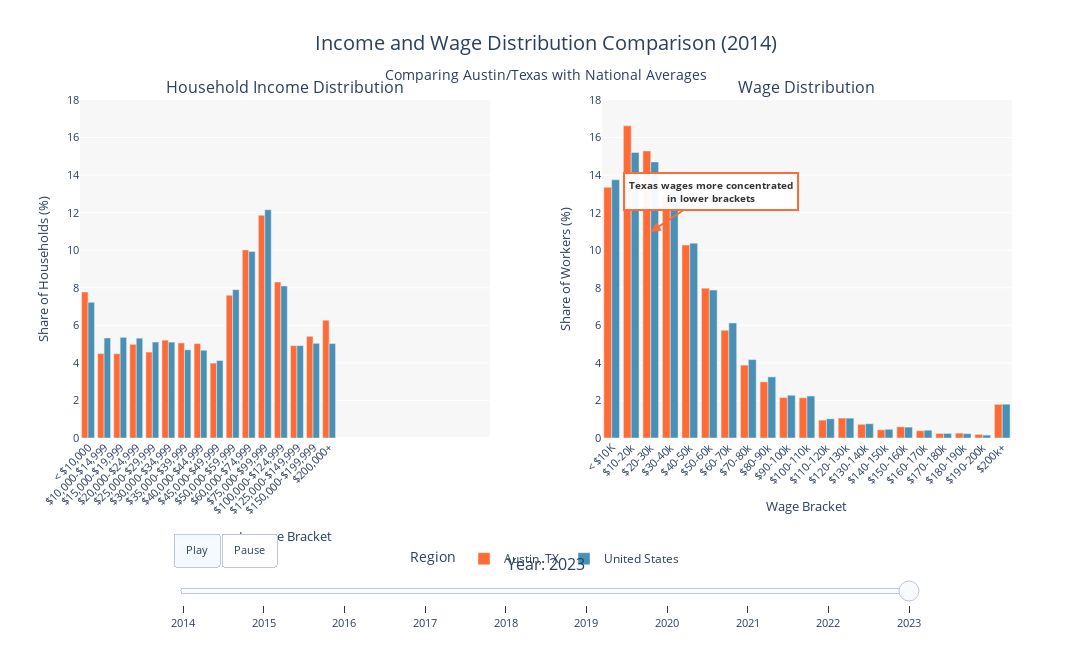

Write notebook code for a chart like this one.
### Code cell
# Create an interactive version with year slider
def create_interactive_comparison_with_slider():
    """
    Create an interactive visualization with a year slider that updates both panels
    """
    
    # Get all available years (common to both datasets)
    years = sorted(list(set(income_austin['Year'].unique()) & set(wage_texas['Year'].unique())))
    
    # Create initial figure for first year
    initial_year = years[0]
    
    # Initialize the figure structure
    fig = make_subplots(
        rows=1, cols=2,
        subplot_titles=('Household Income Distribution', 'Wage Distribution'),
        horizontal_spacing=0.12
    )
    
    # Define colors
    color_austin_texas = '#FF6B35'  # Warm orange
    color_us = '#4A90B5'  # Cool gray-blue
    
    # Create frames for animation/slider
    frames = []
    
    for year in years:
        # Filter data for this year
        income_austin_year = income_austin[income_austin['Year'] == year].sort_values('Household Income Bucket ID')
        income_us_year = income_us[income_us['Year'] == year].sort_values('Household Income Bucket ID')
        wage_texas_year = wage_texas[wage_texas['Year'] == year].sort_values('Wage Bin ID')
        wage_us_year = wage_us[wage_us['Year'] == year].sort_values('Wage Bin ID')
        
        frame_data = [
            # Income - Austin
            go.Bar(
                x=income_austin_year['Household Income Bucket'],
                y=income_austin_year['share'] * 100,
                name='Austin, TX',
                marker_color=color_austin_texas,
                hovertemplate='<b>%{x}</b><br>Austin: %{y:.2f}%<br><extra></extra>',
                legendgroup='region1',
                showlegend=True,
                xaxis='x',
                yaxis='y'
            ),
            # Income - US
            go.Bar(
                x=income_us_year['Household Income Bucket'],
                y=income_us_year['share'] * 100,
                name='United States',
                marker_color=color_us,
                hovertemplate='<b>%{x}</b><br>U.S.: %{y:.2f}%<br><extra></extra>',
                legendgroup='region2',
                showlegend=True,
                xaxis='x',
                yaxis='y'
            ),
            # Wage - Texas
            go.Bar(
                x=wage_texas_year['Wage Bin'],
                y=wage_texas_year['share'] * 100,
                name='Texas',
                marker_color=color_austin_texas,
                hovertemplate='<b>%{x}</b><br>Texas: %{y:.2f}%<br><extra></extra>',
                legendgroup='region1',
                showlegend=False,
                xaxis='x2',
                yaxis='y2'
            ),
            # Wage - US
            go.Bar(
                x=wage_us_year['Wage Bin'],
                y=wage_us_year['share'] * 100,
                name='United States',
                marker_color=color_us,
                hovertemplate='<b>%{x}</b><br>U.S.: %{y:.2f}%<br><extra></extra>',
                legendgroup='region2',
                showlegend=False,
                xaxis='x2',
                yaxis='y2'
            )
        ]
        
        frames.append(go.Frame(
            data=frame_data,
            name=str(year),
            layout=go.Layout(
                title_text=f'Income and Wage Distribution Comparison ({year})<br>' +
                          '<sub>Comparing Austin/Texas with National Averages</sub>'
            )
        ))
    
    # Add initial data (first year)
    income_austin_init = income_austin[income_austin['Year'] == initial_year].sort_values('Household Income Bucket ID')
    income_us_init = income_us[income_us['Year'] == initial_year].sort_values('Household Income Bucket ID')
    wage_texas_init = wage_texas[wage_texas['Year'] == initial_year].sort_values('Wage Bin ID')
    wage_us_init = wage_us[wage_us['Year'] == initial_year].sort_values('Wage Bin ID')
    
    fig.add_trace(
        go.Bar(
            x=income_austin_init['Household Income Bucket'],
            y=income_austin_init['share'] * 100,
            name='Austin, TX',
            marker_color=color_austin_texas,
            hovertemplate='<b>%{x}</b><br>Austin: %{y:.2f}%<br><extra></extra>',
            legendgroup='region1'
        ),
        row=1, col=1
    )
    
    fig.add_trace(
        go.Bar(
            x=income_us_init['Household Income Bucket'],
            y=income_us_init['share'] * 100,
            name='United States',
            marker_color=color_us,
            hovertemplate='<b>%{x}</b><br>U.S.: %{y:.2f}%<br><extra></extra>',
            legendgroup='region2'
        ),
        row=1, col=1
    )
    
    fig.add_trace(
        go.Bar(
            x=wage_texas_init['Wage Bin'],
            y=wage_texas_init['share'] * 100,
            name='Texas',
            marker_color=color_austin_texas,
            hovertemplate='<b>%{x}</b><br>Texas: %{y:.2f}%<br><extra></extra>',
            legendgroup='region1',
            showlegend=False
        ),
        row=1, col=2
    )
    
    fig.add_trace(
        go.Bar(
            x=wage_us_init['Wage Bin'],
            y=wage_us_init['share'] * 100,
            name='United States',
            marker_color=color_us,
            hovertemplate='<b>%{x}</b><br>U.S.: %{y:.2f}%<br><extra></extra>',
            legendgroup='region2',
            showlegend=False
        ),
        row=1, col=2
    )
    
    # Add frames to figure
    fig.frames = frames
    
    # Update x-axes
    fig.update_xaxes(title_text="Income Bracket", row=1, col=1, tickangle=-45)
    fig.update_xaxes(title_text="Wage Bracket", row=1, col=2, tickangle=-45)
    
    # Update y-axes
    fig.update_yaxes(title_text="Share of Households (%)", row=1, col=1, range=[0, 18])
    fig.update_yaxes(title_text="Share of Workers (%)", row=1, col=2, range=[0, 18])
    
    # Create slider steps
    sliders = [dict(
        active=len(years) - 1,  # Start at most recent year
        yanchor="top",
        y=-0.3,
        xanchor="left",
        x=0.1,
        currentvalue=dict(
            prefix="Year: ",
            visible=True,
            xanchor="center",
            font=dict(size=16)
        ),
        pad=dict(b=10, t=10),
        len=0.8,
        transition=dict(duration=300),
        steps=[
            dict(
                args=[
                    [str(year)],
                    dict(
                        frame=dict(duration=300, redraw=True),
                        mode="immediate",
                        transition=dict(duration=300)
                    )
                ],
                method="animate",
                label=str(year)
            )
            for year in years
        ]
    )]
    
    # Update layout
    fig.update_layout(
        title={
            'text': f'Income and Wage Distribution Comparison ({initial_year})<br>' +
                   '<sub>Comparing Austin/Texas with National Averages</sub>',
            'x': 0.5,
            'xanchor': 'center',
            'font': {'size': 20}
        },
        barmode='group',
        height=650,
        width=1600,
        showlegend=True,
        legend=dict(
            title=dict(text='Region'),
            orientation='h',
            yanchor='bottom',
            y=-0.4,
            xanchor='center',
            x=0.5,
            font=dict(size=12)
        ),
        sliders=sliders,
        font=dict(size=11),
        hovermode='x unified',
        paper_bgcolor='white',
        plot_bgcolor='rgba(240, 240, 240, 0.5)',
        updatemenus=[
            dict(
                type="buttons",
                direction="left",
                x=0.1,
                y=-0.25,
                xanchor="left",
                yanchor="top",
                pad=dict(r=10, t=10),
                buttons=[
                    dict(
                        label="Play",
                        method="animate",
                        args=[None, dict(
                            frame=dict(duration=500, redraw=True),
                            fromcurrent=True,
                            mode="immediate",
                            transition=dict(duration=300)
                        )]
                    ),
                    dict(
                        label="Pause",
                        method="animate",
                        args=[[None], dict(
                            frame=dict(duration=0, redraw=False),
                            mode="immediate",
                            transition=dict(duration=0)
                        )]
                    )
                ]
            )
        ]
    )
    
    # Add annotations for key insights (will be visible for initial year)
    # These annotations highlight the key story
    last_year_data = years[-1]
    income_austin_last = income_austin[income_austin['Year'] == last_year_data].sort_values('Household Income Bucket ID')
    wage_texas_last = wage_texas[wage_texas['Year'] == last_year_data].sort_values('Wage Bin ID')
    
    fig.add_annotation(
        text="<b>Austin's higher $200k+ share<br>reflects wealth concentration</b>",
        xref="x", yref="y",
        x=15, y=income_austin_last[income_austin_last['Household Income Bucket ID'] == 15]['share'].values[0] * 100 + 1.5,
        showarrow=True,
        arrowhead=2,
        arrowsize=1,
        arrowwidth=2,
        arrowcolor="#FF6B35",
        ax=80,
        ay=-50,
        bordercolor="#FF6B35",
        borderwidth=2,
        borderpad=4,
        bgcolor="rgba(255, 255, 255, 0.95)",
        font=dict(size=10, color="#333333"),
        row=1, col=1
    )
    
    fig.add_annotation(
        text="<b>Texas wages more concentrated<br>in lower brackets</b>",
        xref="x2", yref="y2",
        x=2, y=wage_texas_last[wage_texas_last['Wage Bin ID'] == 2]['share'].values[0] * 100 + 1,
        showarrow=True,
        arrowhead=2,
        arrowsize=1,
        arrowwidth=2,
        arrowcolor="#FF6B35",
        ax=60,
        ay=-40,
        bordercolor="#FF6B35",
        borderwidth=2,
        borderpad=4,
        bgcolor="rgba(255, 255, 255, 0.95)",
        font=dict(size=10, color="#333333"),
        row=1, col=2
    )
    
    return fig

# Create the interactive visualization with slider
fig_interactive = create_interactive_comparison_with_slider()
fig_interactive.show()

### Figure 1 — Plotly figure (JSON) as saved in the notebook; plotly's stock layout.template omitted (floating-point values rounded to 4 significant figures)
{"data": [{"hovertemplate": "<b>%{x}</b><br>Austin: %{y:.2f}%<br><extra></extra>", "legendgroup": "region1", "marker": {"color": "#FF6B35"}, "name": "Austin, TX", "type": "bar", "x": ["< $10,000", "$10,000-$14,999", "$15,000-$19,999", "$20,000-$24,999", "$25,000-$29,999", "$30,000-$34,999", "$35,000-$39,999", "$40,000-$44,999", "$45,000-$49,999", "$50,000-$59,999", "$60,000-$74,999", "$75,000-$99,999", "$100,000-$124,999", "$125,000-$149,999", "$150,000-$199,999", "$200,000+"], "xaxis": "x", "y": [7.775, 4.499, 4.488, 4.988, 4.576, 5.212, 5.063, 5.028, 3.987, 7.601, 10.02, 11.86, 8.303, 4.919, 5.413, 6.272], "yaxis": "y"}, {"hovertemplate": "<b>%{x}</b><br>U.S.: %{y:.2f}%<br><extra></extra>", "legendgroup": "region2", "marker": {"color": "#4A90B5"}, "name": "United States", "type": "bar", "x": ["< $10,000", "$10,000-$14,999", "$15,000-$19,999", "$20,000-$24,999", "$25,000-$29,999", "$30,000-$34,999", "$35,000-$39,999", "$40,000-$44,999", "$45,000-$49,999", "$50,000-$59,999", "$60,000-$74,999", "$75,000-$99,999", "$100,000-$124,999", "$125,000-$149,999", "$150,000-$199,999", "$200,000+"], "xaxis": "x", "y": [7.224, 5.326, 5.357, 5.315, 5.109, 5.106, 4.696, 4.674, 4.124, 7.899, 9.93, 12.15, 8.097, 4.917, 5.041, 5.03], "yaxis": "y"}, {"hovertemplate": "<b>%{x}</b><br>Texas: %{y:.2f}%<br><extra></extra>", "legendgroup": "region1", "marker": {"color": "#FF6B35"}, "name": "Texas", "showlegend": false, "type": "bar", "x": ["< $10K", "$10-20k", "$20-30k", "$30-40k", "$40-50k", "$50-60k", "$60-70k", "$70-80k", "$80-90k", "$90-100k", "$100-110k", "$110-120k", "$120-130k", "$130-140k", "$140-150k", "$150-160k", "$160-170k", "$170-180k", "$180-190k", "$190-200k", "$200k+"], "xaxis": "x2", "y": [13.35, 16.62, 15.28, 12.94, 10.28, 7.981, 5.737, 3.881, 2.991, 2.152, 2.141, 0.9513, 1.062, 0.7273, 0.4343, 0.5968, 0.3868, 0.2406, 0.2609, 0.1887, 1.792], "yaxis": "y2"}, {"hovertemplate": "<b>%{x}</b><br>U.S.: %{y:.2f}%<br><extra></extra>", "legendgroup": "region2", "marker": {"color": "#4A90B5"}, "name": "United States", "showlegend": false, "type": "bar", "x": ["< $10K", "$10-20k", "$20-30k", "$30-40k", "$40-50k", "$50-60k", "$60-70k", "$70-80k", "$80-90k", "$90-100k", "$100-110k", "$110-120k", "$120-130k", "$130-140k", "$140-150k", "$150-160k", "$160-170k", "$170-180k", "$180-190k", "$190-200k", "$200k+"], "xaxis": "x2", "y": [13.75, 15.21, 14.7, 13.31, 10.38, 7.877, 6.124, 4.175, 3.254, 2.276, 2.235, 1.022, 1.055, 0.7593, 0.4633, 0.579, 0.4145, 0.2414, 0.2318, 0.1545, 1.801], "yaxis": "y2"}], "layout": {"annotations": [{"font": {"size": 16}, "showarrow": false, "text": "Household Income Distribution", "x": 0.22, "xanchor": "center", "xref": "paper", "y": 1, "yanchor": "bottom", "yref": "paper"}, {"font": {"size": 16}, "showarrow": false, "text": "Wage Distribution", "x": 0.78, "xanchor": "center", "xref": "paper", "y": 1, "yanchor": "bottom", "yref": "paper"}, {"arrowcolor": "#FF6B35", "arrowhead": 2, "arrowsize": 1, "arrowwidth": 2, "ax": 80, "ay": -50, "bgcolor": "rgba(255, 255, 255, 0.95)", "bordercolor": "#FF6B35", "borderpad": 4, "borderwidth": 2, "font": {"color": "#333333", "size": 10}, "showarrow": true, "text": "<b>Austin's higher $200k+ share<br>reflects wealth concentration</b>", "x": 15, "xref": "x", "y": 18.88, "yref": "y"}, {"arrowcolor": "#FF6B35", "arrowhead": 2, "arrowsize": 1, "arrowwidth": 2, "ax": 60, "ay": -40, "bgcolor": "rgba(255, 255, 255, 0.95)", "bordercolor": "#FF6B35", "borderpad": 4, "borderwidth": 2, "font": {"color": "#333333", "size": 10}, "showarrow": true, "text": "<b>Texas wages more concentrated<br>in lower brackets</b>", "x": 2, "xref": "x2", "y": 10.97, "yref": "y2"}], "barmode": "group", "font": {"size": 11}, "height": 650, "hovermode": "x unified", "legend": {"font": {"size": 12}, "orientation": "h", "title": {"text": "Region"}, "x": 0.5, "xanchor": "center", "y": -0.4, "yanchor": "bottom"}, "paper_bgcolor": "white", "plot_bgcolor": "rgba(240, 240, 240, 0.5)", "showlegend": true, "sliders": [{"active": 9, "currentvalue": {"font": {"size": 16}, "prefix": "Year: ", "visible": true, "xanchor": "center"}, "len": 0.8, "pad": {"b": 10, "t": 10}, "steps": [{"args": [["2014"], {"frame": {"duration": 300, "redraw": true}, "mode": "immediate", "transition": {"duration": 300}}], "label": "2014", "method": "animate"}, {"args": [["2015"], {"frame": {"duration": 300, "redraw": true}, "mode": "immediate", "transition": {"duration": 300}}], "label": "2015", "method": "animate"}, {"args": [["2016"], {"frame": {"duration": 300, "redraw": true}, "mode": "immediate", "transition": {"duration": 300}}], "label": "2016", "method": "animate"}, {"args": [["2017"], {"frame": {"duration": 300, "redraw": true}, "mode": "immediate", "transition": {"duration": 300}}], "label": "2017", "method": "animate"}, {"args": [["2018"], {"frame": {"duration": 300, "redraw": true}, "mode": "immediate", "transition": {"duration": 300}}], "label": "2018", "method": "animate"}, {"args": [["2019"], {"frame": {"duration": 300, "redraw": true}, "mode": "immediate", "transition": {"duration": 300}}], "label": "2019", "method": "animate"}, {"args": [["2020"], {"frame": {"duration": 300, "redraw": true}, "mode": "immediate", "transition": {"duration": 300}}], "label": "2020", "method": "animate"}, {"args": [["2021"], {"frame": {"duration": 300, "redraw": true}, "mode": "immediate", "transition": {"duration": 300}}], "label": "2021", "method": "animate"}, {"args": [["2022"], {"frame": {"duration": 300, "redraw": true}, "mode": "immediate", "transition": {"duration": 300}}], "label": "2022", "method": "animate"}, {"args": [["2023"], {"frame": {"duration": 300, "redraw": true}, "mode": "immediate", "transition": {"duration": 300}}], "label": "2023", "method": "animate"}], "transition": {"duration": 300}, "x": 0.1, "xanchor": "left", "y": -0.3, "yanchor": "top"}], "title": {"font": {"size": 20}, "text": "Income and Wage Distribution Comparison (2014)<br><sub>Comparing Austin/Texas with National Averages</sub>", "x": 0.5, "xanchor": "center"}, "updatemenus": [{"buttons": [{"args": [null, {"frame": {"duration": 500, "redraw": true}, "fromcurrent": true, "mode": "immediate", "transition": {"duration": 300}}], "label": "Play", "method": "animate"}, {"args": [[null], {"frame": {"duration": 0, "redraw": false}, "mode": "immediate", "transition": {"duration": 0}}], "label": "Pause", "method": "animate"}], "direction": "left", "pad": {"r": 10, "t": 10}, "type": "buttons", "x": 0.1, "xanchor": "left", "y": -0.25, "yanchor": "top"}], "width": 1600, "xaxis": {"anchor": "y", "domain": [0, 0.44], "tickangle": -45, "title": {"text": "Income Bracket"}}, "xaxis2": {"anchor": "y2", "domain": [0.56, 1], "tickangle": -45, "title": {"text": "Wage Bracket"}}, "yaxis": {"anchor": "x", "domain": [0, 1], "range": [0, 18], "title": {"text": "Share of Households (%)"}}, "yaxis2": {"anchor": "x2", "domain": [0, 1], "range": [0, 18], "title": {"text": "Share of Workers (%)"}}}}
